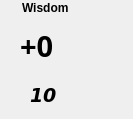
   <widget class="QWidget" name="wisdomAbility" native="true">
    <property name="geometry">
     <rect>
      <x>588</x>
      <y>51</y>
      <width>133</width>
      <height>119</height>
     </rect>
    </property>
    <widget class="QLabel" name="wisModifier">
     <property name="geometry">
      <rect>
       <x>20</x>
       <y>20</y>
       <width>51</width>
       <height>51</height>
      </rect>
     </property>
     <property name="font">
      <font>
       <family>Segoe UI Black</family>
       <pointsize>22</pointsize>
       <weight>75</weight>
       <bold>true</bold>
      </font>
     </property>
     <property name="text">
      <string>+0</string>
     </property>
    </widget>
    <widget class="QLabel" name="wisBackground">
     <property name="geometry">
      <rect>
       <x>2</x>
       <y>0</y>
       <width>81</width>
       <height>121</height>
      </rect>
     </property>
     <property name="text">
      <string/>
     </property>
     <property name="textFormat">
      <enum>Qt::RichText</enum>
     </property>
     <property name="pixmap">
      <pixmap>../Images/AbilityScoreHolder.png</pixmap>
     </property>
     <property name="scaledContents">
      <bool>true</bool>
     </property>
    </widget>
    <widget class="QLabel" name="wisBaseValue">
     <property name="geometry">
      <rect>
       <x>30</x>
       <y>80</y>
       <width>31</width>
       <height>31</height>
      </rect>
     </property>
     <property name="font">
      <font>
       <family>DejaVu Sans</family>
       <pointsize>14</pointsize>
       <weight>75</weight>
       <italic>true</italic>
       <bold>true</bold>
      </font>
     </property>
     <property name="text">
      <string>10</string>
     </property>
    </widget>
    <widget class="QLabel" name="wisTitle">
     <property name="geometry">
      <rect>
       <x>22</x>
       <y>0</y>
       <width>51</width>
       <height>16</height>
      </rect>
     </property>
     <property name="font">
      <font>
       <family>Nirmala UI</family>
       <weight>75</weight>
       <bold>true</bold>
      </font>
     </property>
     <property name="layoutDirection">
      <enum>Qt::LeftToRight</enum>
     </property>
     <property name="text">
      <string>Wisdom</string>
     </property>
    </widget>
    <zorder>wisBackground</zorder>
    <zorder>wisBaseValue</zorder>
    <zorder>wisTitle</zorder>
    <zorder>wisModifier</zorder>
   </widget>
